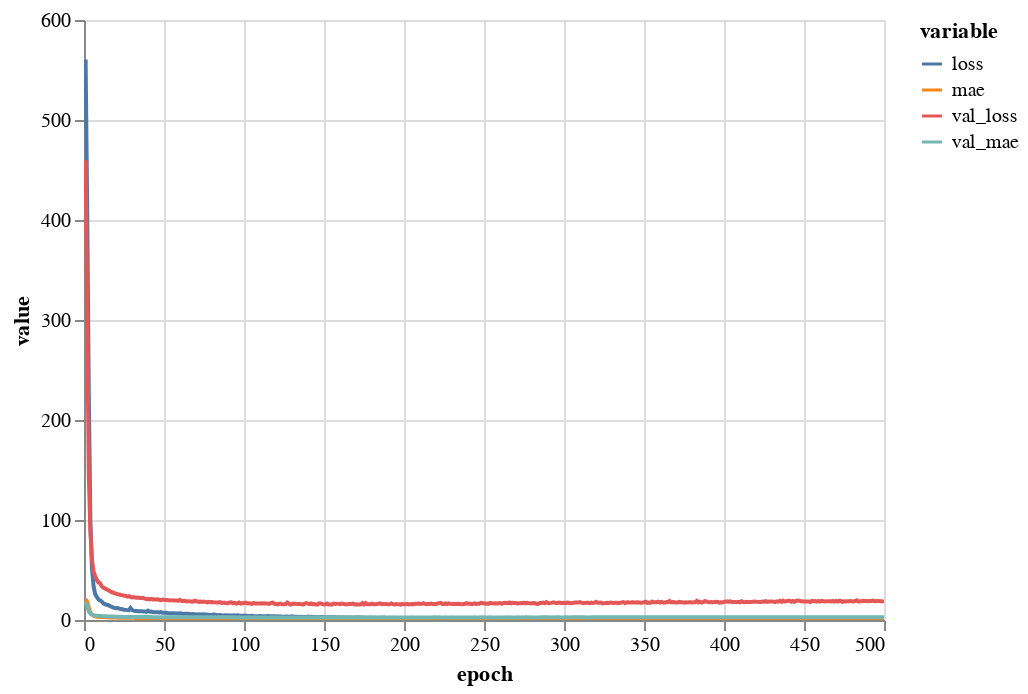

Write notebook code for a chart like this one.
### Code cell
# Display the loss and error chart
import altair as alt

# Operate on a copy to not modify loss_df
df = return_value["df"].copy()
data = df.reset_index().melt(
    id_vars=['epoch'], 
    value_vars=['loss', 'mae', 'val_loss', 'val_mae'])

bind = alt.selection_interval(bind='scales')

alt.Chart(data).mark_line().encode(
    x='epoch',
    y='value',
    color='variable'
).add_selection(
    bind
)

### Figure 1 — Vega-Lite specification as saved in the notebook (floating-point values rounded to 4 significant figures; data arrays with more than 128 entries replaced by an {"elided": "..."} marker saying what was removed)
{"config": {"view": {"continuousWidth": 400, "continuousHeight": 300}}, "data": {"name": "data-39cd3974d5a32e7eb478f6862bfa9f65"}, "mark": "line", "encoding": {"color": {"type": "nominal", "field": "variable"}, "x": {"type": "quantitative", "field": "epoch"}, "y": {"type": "quantitative", "field": "value"}}, "selection": {"selector002": {"type": "interval", "bind": "scales"}}, "$schema": "https://vega.github.io/schema/vega-lite/v4.8.1.json", "datasets": {"data-39cd3974d5a32e7eb478f6862bfa9f65": {"elided": "2000 records"}}}
